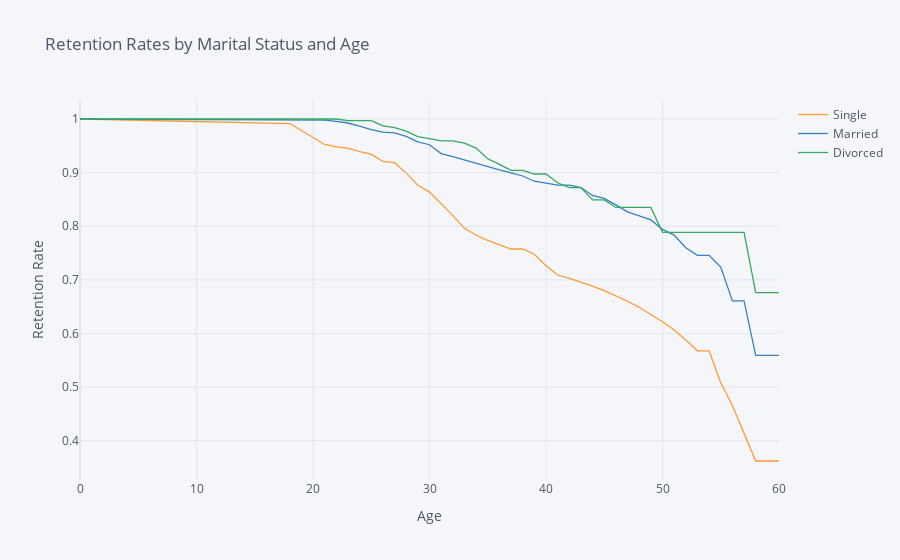

The notebook cell this image was saved under:
### Markdown cell above
## 5. Let's also look at the marital status curves by employee age. Generate and plot the survival curves showing retention rates by marital status and age.

### Code cell
ex5 =  survival(data, 'MaritalStatus', 'Age', 'Attrition')
ex5.iplot(kind='line', xTitle='Age', yTitle='Retention Rate',
            title='Retention Rates by Marital Status and Age')

### Figure 1 — Plotly figure (JSON) as saved in the notebook; plotly's stock layout.template omitted (floating-point values rounded to 4 significant figures)
{"data": [{"line": {"color": "rgba(255, 153, 51, 1.0)", "dash": "solid", "shape": "linear", "width": 1.3}, "mode": "lines", "name": "Single", "text": "", "type": "scatter", "x": [0, 18, 19, 20, 21, 22, 23, 24, 25, 26, 27, 28, 29, 30, 31, 32, 33, 34, 35, 36, 37, 38, 39, 40, 41, 42, 43, 44, 45, 46, 47, 48, 49, 50, 51, 52, 53, 54, 55, 56, 57, 58, 59, 60], "y": [1, 0.9915, 0.9786, 0.9657, 0.9525, 0.9481, 0.9459, 0.9391, 0.9346, 0.9208, 0.9185, 0.899, 0.8765, 0.8636, 0.8421, 0.8198, 0.7961, 0.7837, 0.7734, 0.7659, 0.7575, 0.7575, 0.7477, 0.7263, 0.709, 0.7027, 0.6957, 0.6882, 0.6799, 0.6705, 0.6601, 0.6488, 0.636, 0.6219, 0.6064, 0.588, 0.5677, 0.5677, 0.508, 0.4656, 0.4139, 0.3622, 0.3622, 0.3622]}, {"line": {"color": "rgba(55, 128, 191, 1.0)", "dash": "solid", "shape": "linear", "width": 1.3}, "mode": "lines", "name": "Married", "text": "", "type": "scatter", "x": [0, 18, 19, 20, 21, 22, 23, 24, 25, 26, 27, 28, 29, 30, 31, 32, 33, 34, 35, 36, 37, 38, 39, 40, 41, 42, 43, 44, 45, 46, 47, 48, 49, 50, 51, 52, 53, 54, 55, 56, 57, 58, 59, 60], "y": [1, 0.9978, 0.9978, 0.9978, 0.9978, 0.9955, 0.9925, 0.9865, 0.9804, 0.9757, 0.9741, 0.9675, 0.9573, 0.952, 0.9355, 0.9297, 0.9235, 0.9171, 0.9103, 0.9052, 0.8996, 0.8937, 0.884, 0.8805, 0.8766, 0.8766, 0.8721, 0.8574, 0.8521, 0.8399, 0.8267, 0.8195, 0.8118, 0.7941, 0.7835, 0.7598, 0.7457, 0.7457, 0.7238, 0.6608, 0.6608, 0.5592, 0.5592, 0.5592]}, {"line": {"color": "rgba(50, 171, 96, 1.0)", "dash": "solid", "shape": "linear", "width": 1.3}, "mode": "lines", "name": "Divorced", "text": "", "type": "scatter", "x": [0, 18, 19, 20, 21, 22, 23, 24, 25, 26, 27, 28, 29, 30, 31, 32, 33, 34, 35, 36, 37, 38, 39, 40, 41, 42, 43, 44, 45, 46, 47, 48, 49, 50, 51, 52, 53, 54, 55, 56, 57, 58, 59, 60], "y": [1, 1, 1, 1, 1, 1, 0.9969, 0.9969, 0.9969, 0.9873, 0.9841, 0.9774, 0.967, 0.9633, 0.9594, 0.9594, 0.955, 0.9458, 0.9258, 0.9153, 0.9041, 0.9041, 0.8974, 0.8974, 0.8811, 0.8719, 0.8719, 0.849, 0.849, 0.8351, 0.8351, 0.8351, 0.8351, 0.7887, 0.7887, 0.7887, 0.7887, 0.7887, 0.7887, 0.7887, 0.7887, 0.676, 0.676, 0.676]}], "layout": {"autosize": true, "legend": {"bgcolor": "#F5F6F9", "font": {"color": "#4D5663"}}, "paper_bgcolor": "#F5F6F9", "plot_bgcolor": "#F5F6F9", "title": {"font": {"color": "#4D5663"}, "text": "Retention Rates by Marital Status and Age"}, "xaxis": {"autorange": true, "gridcolor": "#E1E5ED", "range": [0, 60], "showgrid": true, "tickfont": {"color": "#4D5663"}, "title": {"font": {"color": "#4D5663"}, "text": "Age"}, "type": "linear", "zerolinecolor": "#E1E5ED"}, "yaxis": {"autorange": true, "gridcolor": "#E1E5ED", "range": [0.3267, 1.035], "showgrid": true, "tickfont": {"color": "#4D5663"}, "title": {"font": {"color": "#4D5663"}, "text": "Retention Rate"}, "type": "linear", "zerolinecolor": "#E1E5ED"}}}
